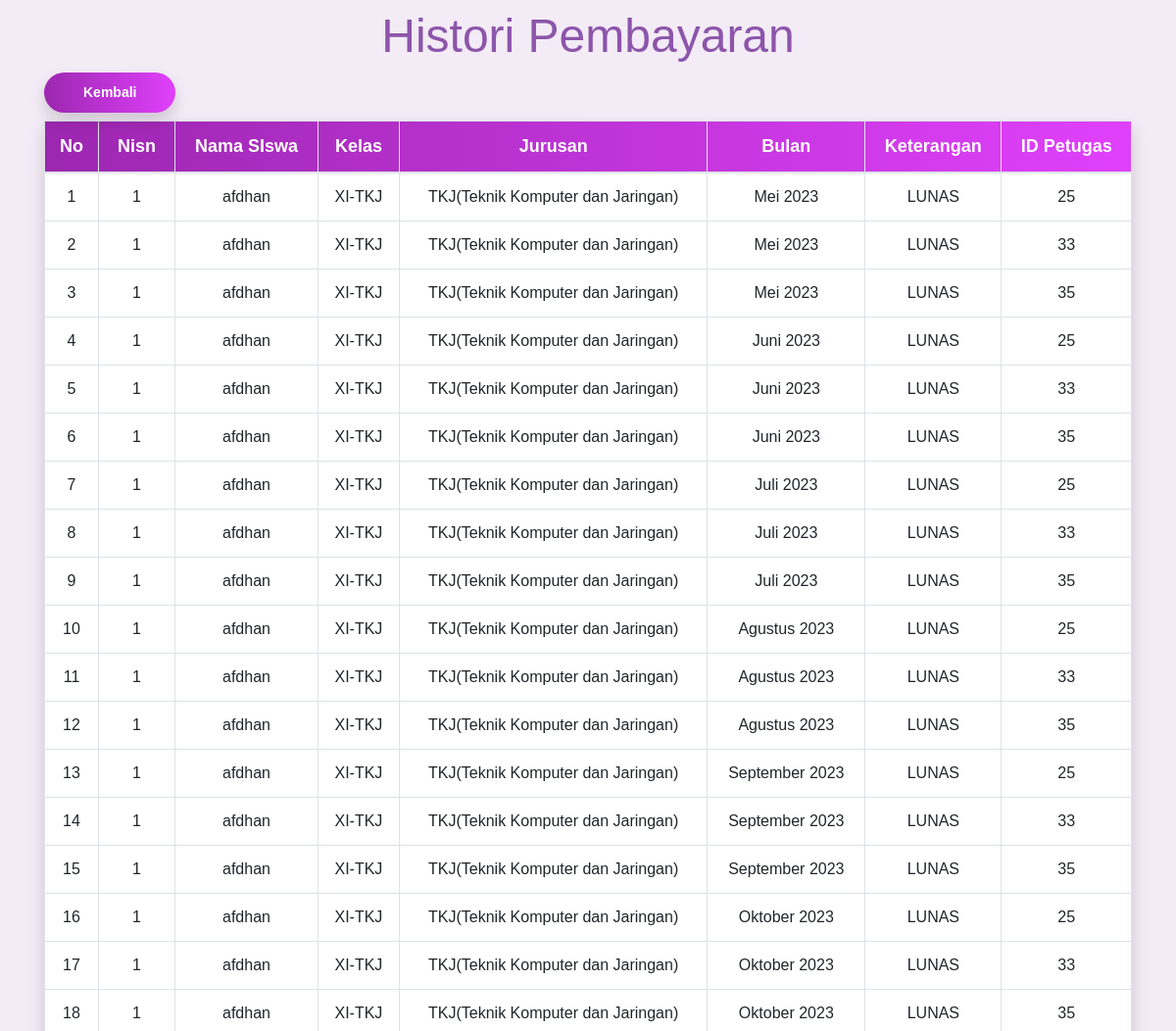
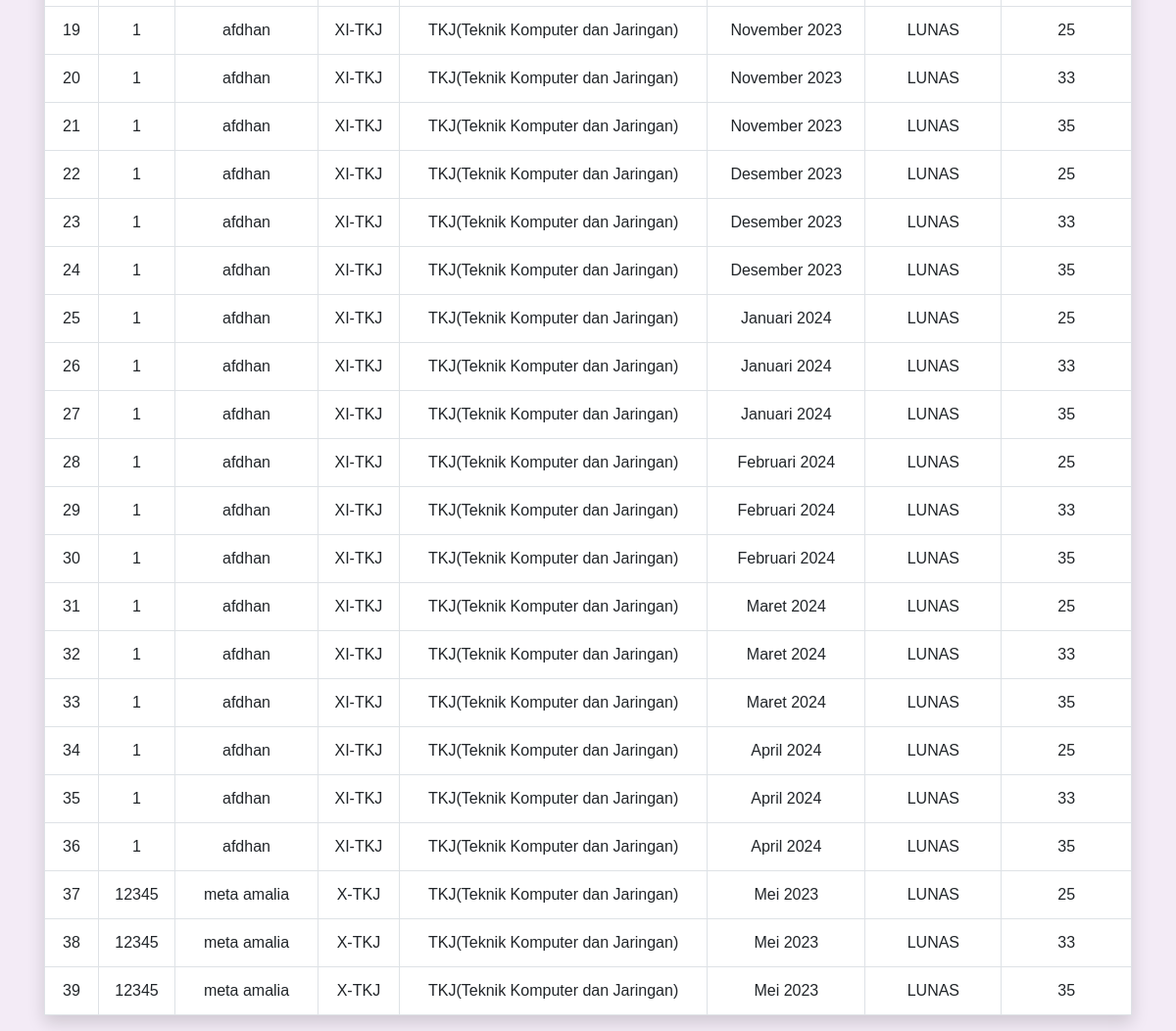
Page /laporan_petugas.php (signed in) on the committed database (2 pictures, top to bottom).
### tables this page shows
CREATE TABLE `pembayaran` (
  `id_pembayaran` int(11) NOT NULL,
  `nisn` int(10) NOT NULL,
  `awaltempo` date DEFAULT NULL,
  `tahun` varchar(225) NOT NULL,
  `nominal` int(225) DEFAULT NULL,
  `Tunggakan` int(255) DEFAULT NULL,
  `tgl_bayar` date DEFAULT NULL,
  `ket` varchar(20) DEFAULT NULL,
  `id_petugas` int(11) DEFAULT NULL
);

CREATE TABLE `siswa` (
  `nisn` int(10) NOT NULL,
  `nis` char(100) NOT NULL,
  `nama` varchar(225) NOT NULL,
  `id_kelas` int(11) NOT NULL,
  `alamat` text NOT NULL,
  `password` varchar(225) NOT NULL
);

CREATE TABLE `kelas` (
  `id_kelas` int(11) NOT NULL,
  `nama_kelas` varchar(10) NOT NULL,
  `jurusan` varchar(255) NOT NULL,
  `angkatan` int(2) NOT NULL
);

CREATE TABLE `petugas` (
  `id_petugas` int(11) NOT NULL,
  `username` varchar(25) NOT NULL,
  `password` varchar(225) NOT NULL,
  `nama_petugas` varchar(35) NOT NULL,
  `level` enum('petugas','admin') NOT NULL
);

### laporan_petugas.php (the view, shortened to what this page needs)
<!DOCTYPE html>
<html lang="en">
<head>
  <link rel="stylesheet" href="https://maxcdn.bootstrapcdn.com/bootstrap/4.4.1/css/bootstrap.min.css">
  <link rel="stylesheet" href="https://cdnjs.cloudflare.com/ajax/libs/font-awesome/4.7.0/css/font-awesome.min.css">
  <link rel="stylesheet" type="text/css" href="css/table-data.css">
</head>
<body>
	<h2 class="text-center mt-2">Histori Pembayaran</h2>
	<div class="container">
		<div class="clearfixs">
			<div class="float-left">
				<a href="dashboard_petugas.php" id="tambah" class="btn btn-primary shadow">Kembali</a>
			</div>
		</div>
		<div class="text-center mt-2">
			<table class="table table-bordered shadow" border="1">
				<thead id="thead">
					<tr>
					<th>No</th>
					<th>Nisn</th>
                    <th>Nama SIswa</th>
					<th>Kelas</th>
					<th>Jurusan</th>
					<th>Bulan</th>
					<th>Keterangan</th>
					<th>ID Petugas</th>
					</tr>
				</thead>
				<tbody id="tbody">
				<?php
				include 'koneksi.php';
				$query = "SELECT siswa.nisn, siswa.nama, kelas.nama_kelas, kelas.jurusan , pembayaran.tahun, pembayaran.ket, petugas.id_petugas
				FROM pembayaran
				INNER JOIN petugas ON petugas.id_petugas = petugas.id_petugas
				INNER JOIN siswa ON siswa.nisn = pembayaran.nisn
				INNER JOIN kelas ON kelas.id_kelas = siswa.id_kelas
				WHERE pembayaran.ket = 'lunas'";
	  $result = mysqli_query($sambung, $query);
	  $no = 0;
	  while($row = mysqli_fetch_array($result)){
				$no++?>
					<tr>
						<td><?=$no?></td>
						<td><?=$row['nisn']?></td>
						<td><?=$row['nama']?></td>
						<td><?=$row['nama_kelas']?></td>
						<td><?=$row['jurusan']?></td>
						<td><?=$row['tahun']?></td>
						<td><?=$row['ket']?></td>
						<td><?=$row['id_petugas']?></td>
					</tr>
					<?php
				}
			?>
				</tbody>
			</table>
		</div>
	</div>
</body>
</html>

### css/table-data.css (style rules this page uses)
body { background-color: #F3EBF6; font-family: 'Ubuntu', sans-serif; color: #8C55AA; }
h2 { font-size: 48px; }
.btn { cursor: pointer; border-radius: 5em; color: #fff; background: linear-gradient(to right, #9C27B0, #E040FB); border: 0; padding-left: 40px; padding-right: 40px; padding-bottom: 10px; padding-top: 10px; margin-bottom: 8px; font-family: 'Ubuntu', sans-serif; font-size: 14px; font-weight: 700; box-shadow: 0 0 20px 1px rgba(0, 0, 0, 0.04); }
#thead { text-decoration: none; font-family: 'Ubuntu', sans-serif; font-size: 18px; padding-left: 30px; padding-right: 30px; padding-top: 10px; padding-bottom: 10px; margin-top: 10px; font-weight: 700; background: linear-gradient(to right, #9C27B0, #E040FB); border: 0px; border-radius: 20px; color: #fff; }
#tbody { background-color: #fff; }

### rows in the picture
pembayaran: nisn.nisn "1", nisn.nama "afdhan", kelas.nama_kelas "XI-TKJ", kelas.jurusan "TKJ(Teknik Komputer dan Jaringan)", tahun "Mei 2023", ket "LUNAS", id_petugas.id_petugas "25", petugas.id_petugas "33", petugas.id_petugas "35"
pembayaran: nisn.nisn "1", nisn.nama "afdhan", kelas.nama_kelas "XI-TKJ", kelas.jurusan "TKJ(Teknik Komputer dan Jaringan)", tahun "Juni 2023", ket "LUNAS", id_petugas.id_petugas "25", petugas.id_petugas "33", petugas.id_petugas "35"
pembayaran: nisn.nisn "1", nisn.nama "afdhan", kelas.nama_kelas "XI-TKJ", kelas.jurusan "TKJ(Teknik Komputer dan Jaringan)", tahun "Juli 2023", ket "LUNAS", id_petugas.id_petugas "25", petugas.id_petugas "33", petugas.id_petugas "35"
pembayaran: nisn.nisn "1", nisn.nama "afdhan", kelas.nama_kelas "XI-TKJ", kelas.jurusan "TKJ(Teknik Komputer dan Jaringan)", tahun "Agustus 2023", ket "LUNAS", id_petugas.id_petugas "25", petugas.id_petugas "33", petugas.id_petugas "35"
pembayaran: nisn.nisn "1", nisn.nama "afdhan", kelas.nama_kelas "XI-TKJ", kelas.jurusan "TKJ(Teknik Komputer dan Jaringan)", tahun "September 2023", ket "LUNAS", id_petugas.id_petugas "25", petugas.id_petugas "33", petugas.id_petugas "35"
pembayaran: nisn.nisn "1", nisn.nama "afdhan", kelas.nama_kelas "XI-TKJ", kelas.jurusan "TKJ(Teknik Komputer dan Jaringan)", tahun "Oktober 2023", ket "LUNAS", id_petugas.id_petugas "25", petugas.id_petugas "33", petugas.id_petugas "35"
pembayaran: nisn.nisn "1", nisn.nama "afdhan", kelas.nama_kelas "XI-TKJ", kelas.jurusan "TKJ(Teknik Komputer dan Jaringan)", tahun "November 2023", ket "LUNAS", id_petugas.id_petugas "25", petugas.id_petugas "33", petugas.id_petugas "35"
pembayaran: nisn.nisn "1", nisn.nama "afdhan", kelas.nama_kelas "XI-TKJ", kelas.jurusan "TKJ(Teknik Komputer dan Jaringan)", tahun "Desember 2023", ket "LUNAS", id_petugas.id_petugas "25", petugas.id_petugas "33", petugas.id_petugas "35"
pembayaran: nisn.nisn "1", nisn.nama "afdhan", kelas.nama_kelas "XI-TKJ", kelas.jurusan "TKJ(Teknik Komputer dan Jaringan)", tahun "Januari 2024", ket "LUNAS", petugas.id_petugas "25", id_petugas.id_petugas "33", petugas.id_petugas "35"
pembayaran: nisn.nisn "1", nisn.nama "afdhan", kelas.nama_kelas "XI-TKJ", kelas.jurusan "TKJ(Teknik Komputer dan Jaringan)", tahun "Februari 2024", ket "LUNAS", petugas.id_petugas "25", id_petugas.id_petugas "33", petugas.id_petugas "35"
pembayaran: nisn.nisn "1", nisn.nama "afdhan", kelas.nama_kelas "XI-TKJ", kelas.jurusan "TKJ(Teknik Komputer dan Jaringan)", tahun "Maret 2024", ket "LUNAS", petugas.id_petugas "25", id_petugas.id_petugas "33", petugas.id_petugas "35"
pembayaran: nisn.nisn "1", nisn.nama "afdhan", kelas.nama_kelas "XI-TKJ", kelas.jurusan "TKJ(Teknik Komputer dan Jaringan)", tahun "April 2024", ket "LUNAS", petugas.id_petugas "25", id_petugas.id_petugas "33", petugas.id_petugas "35"
pembayaran: nisn.nisn "12345", nisn.nama "meta amalia", kelas.nama_kelas "X-TKJ", kelas.jurusan "TKJ(Teknik Komputer dan Jaringan)", tahun "Mei 2023", ket "LUNAS", id_petugas.id_petugas "25", petugas.id_petugas "33", petugas.id_petugas "35"
